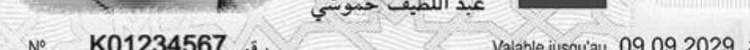
#> input picture roi_NumÃ©ro CIN.jpg, 750 x 50 px; its folder holds only this picture in this run
$ python -i view3lalah.py   (imports and definitions only)
#> lines starting #> are read from the running program, lines starting #| are printed output that depends on the picture; after the words box and inside, x2 and y2 are one past the last pixel; in counts of white or black regions, pixels touching at a corner belong together
import os
import cv2
import numpy as np
from django.http import JsonResponse
from django.views.decorators.csrf import csrf_exempt
from django.core.files.storage import default_storage
from google.cloud import vision
from PIL import Image, ImageDraw

# [30 lines left out: function extract_text_from_region, not called in this run]

def crop_card(image_path):
    """
    Isoler automatiquement la carte d'identité en utilisant OpenCV.
    """
#> called with image_path = '../roi_NumÃ©ro CIN.jpg'
    img = cv2.imread(image_path)
#> img is the input picture: shape (50, 750, 3); min 7, max 255, mean 209.9
    gray = cv2.cvtColor(img, cv2.COLOR_BGR2GRAY)
    blurred = cv2.GaussianBlur(gray, (5, 5), 0)
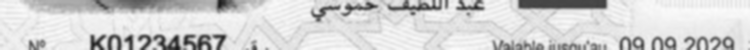
#> blurred: shape (50, 750); min 28, max 252, mean 209.9
    edges = cv2.Canny(blurred, 50, 150)
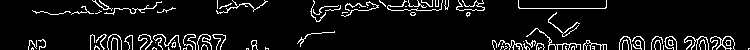
#> edges: shape (50, 750); 7.3% white in thin lines or dots

    # Trouver les contours
    contours, _ = cv2.findContours(edges, cv2.RETR_EXTERNAL, cv2.CHAIN_APPROX_SIMPLE)
#> contours = 84 contours, 74 with area under 20; largest, box (x1, y1, x2, y2) and area: (710, 36, 735, 50) 38, (548, 12, 580, 37) 29, (633, 40, 642, 50) 27, (251, 40, 258, 50) 26, (216, 0, 268, 14) 26
    contours = sorted(contours, key=cv2.contourArea, reverse=True)

    for contour in contours:
        # Approximations pour les contours
        epsilon = 0.02 * cv2.arcLength(contour, True)
        approx = cv2.approxPolyDP(contour, epsilon, True)

        if len(approx) == 4:  # Si un rectangle est détecté
            x, y, w, h = cv2.boundingRect(approx)
            cropped = img[y:y+h, x:x+w]
            cropped_path = image_path.replace('.jpg', '_cropped.jpg')
            cv2.imwrite(cropped_path, cropped)
            return cropped_path
#> this loop made 72 passes
#> (epsilon, x, y, w, h, cropped_path) on pass 72: (0.108, 168, 47, 2, 3, '../roi_NumÃ©ro CIN_cropped.jpg')
#> epsilon on passes 1 to 6: 3.39, 3.14, 0.899, 0.695, 3.38, 3.3

    return image_path  # Retourner l'image originale si aucun recadrage n'est effectué

# [78 lines left out: function extract_text_google_vision, not called in this run]

>>> result = crop_card('../roi_NumÃ©ro CIN.jpg')
#> result = '../roi_NumÃ©ro CIN_cropped.jpg'
